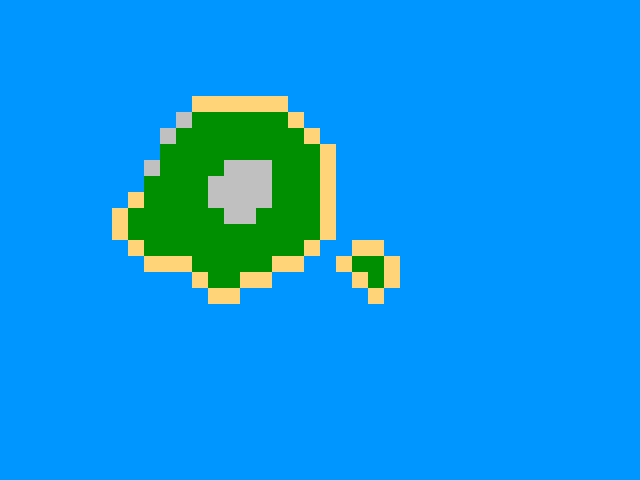

The image is a tile-based game level rendered from a .tmx file. Its description and complete source (layers, tilesets, objects, tile grids) follow:
An orthogonal 40x30 tile map with 16x16 px tiles, 1 tile layer (Tiles M-0 S-0), 1 hidden layer not drawn.

<map version="1.4" tiledversion="1.4.2" orientation="orthogonal" renderorder="right-down" width="40" height="30" tilewidth="16" tileheight="16" infinite="0" backgroundcolor="#fc02ff" nextlayerid="3" nextobjectid="1">
 <tileset firstgid="1" source="../Tilesets/Top Down [Sheet M-0 S-0].tsx" />
 <layer id="1" name="Tiles M-0 S-0" width="40" height="30" locked="1">
  <data encoding="csv">
2,2,2,2,2,2,2,2,2,2,2,2,2,2,2,2,2,2,2,2,2,2,2,2,2,2,2,2,2,2,2,2,2,2,2,2,2,2,2,2,
2,2,2,2,2,2,2,2,2,2,2,2,2,2,2,2,2,2,2,2,2,2,2,2,2,2,2,2,2,2,2,2,2,2,2,2,2,2,2,2,
2,2,2,2,2,2,2,2,2,2,2,2,2,2,2,2,2,2,2,2,2,2,2,2,2,2,2,2,2,2,2,2,2,2,2,2,2,2,2,2,
2,2,2,2,2,2,2,2,2,2,2,2,2,2,2,2,2,2,2,2,2,2,2,2,2,2,2,2,2,2,2,2,2,2,2,2,2,2,2,2,
2,2,2,2,2,2,2,2,2,2,2,2,2,2,2,2,2,2,2,2,2,2,2,2,2,2,2,2,2,2,2,2,2,2,2,2,2,2,2,2,
2,2,2,2,2,2,2,2,2,2,2,2,2,2,2,2,2,2,2,2,2,2,2,2,2,2,2,2,2,2,2,2,2,2,2,2,2,2,2,2,
2,2,2,2,2,2,2,2,2,2,2,2,3,3,3,3,3,3,2,2,2,2,2,2,2,2,2,2,2,2,2,2,2,2,2,2,2,2,2,2,
2,2,2,2,2,2,2,2,2,2,2,4,1,1,1,1,1,1,3,2,2,2,2,2,2,2,2,2,2,2,2,2,2,2,2,2,2,2,2,2,
2,2,2,2,2,2,2,2,2,2,4,1,1,1,1,1,1,1,1,3,2,2,2,2,2,2,2,2,2,2,2,2,2,2,2,2,2,2,2,2,
2,2,2,2,2,2,2,2,2,2,1,1,1,1,1,1,1,1,1,1,3,2,2,2,2,2,2,2,2,2,2,2,2,2,2,2,2,2,2,2,
2,2,2,2,2,2,2,2,2,4,1,1,1,1,4,4,4,1,1,1,3,2,2,2,2,2,2,2,2,2,2,2,2,2,2,2,2,2,2,2,
2,2,2,2,2,2,2,2,2,1,1,1,1,4,4,4,4,1,1,1,3,2,2,2,2,2,2,2,2,2,2,2,2,2,2,2,2,2,2,2,
2,2,2,2,2,2,2,2,3,1,1,1,1,4,4,4,4,1,1,1,3,2,2,2,2,2,2,2,2,2,2,2,2,2,2,2,2,2,2,2,
2,2,2,2,2,2,2,3,1,1,1,1,1,1,4,4,1,1,1,1,3,2,2,2,2,2,2,2,2,2,2,2,2,2,2,2,2,2,2,2,
2,2,2,2,2,2,2,3,1,1,1,1,1,1,1,1,1,1,1,1,3,2,2,2,2,2,2,2,2,2,2,2,2,2,2,2,2,2,2,2,
2,2,2,2,2,2,2,2,3,1,1,1,1,1,1,1,1,1,1,3,2,2,3,3,2,2,2,2,2,2,2,2,2,2,2,2,2,2,2,2,
2,2,2,2,2,2,2,2,2,3,3,3,1,1,1,1,1,3,3,2,2,3,1,1,3,2,2,2,2,2,2,2,2,2,2,2,2,2,2,2,
2,2,2,2,2,2,2,2,2,2,2,2,3,1,1,3,3,2,2,2,2,2,3,1,3,2,2,2,2,2,2,2,2,2,2,2,2,2,2,2,
2,2,2,2,2,2,2,2,2,2,2,2,2,3,3,2,2,2,2,2,2,2,2,3,2,2,2,2,2,2,2,2,2,2,2,2,2,2,2,2,
2,2,2,2,2,2,2,2,2,2,2,2,2,2,2,2,2,2,2,2,2,2,2,2,2,2,2,2,2,2,2,2,2,2,2,2,2,2,2,2,
2,2,2,2,2,2,2,2,2,2,2,2,2,2,2,2,2,2,2,2,2,2,2,2,2,2,2,2,2,2,2,2,2,2,2,2,2,2,2,2,
2,2,2,2,2,2,2,2,2,2,2,2,2,2,2,2,2,2,2,2,2,2,2,2,2,2,2,2,2,2,2,2,2,2,2,2,2,2,2,2,
2,2,2,2,2,2,2,2,2,2,2,2,2,2,2,2,2,2,2,2,2,2,2,2,2,2,2,2,2,2,2,2,2,2,2,2,2,2,2,2,
2,2,2,2,2,2,2,2,2,2,2,2,2,2,2,2,2,2,2,2,2,2,2,2,2,2,2,2,2,2,2,2,2,2,2,2,2,2,2,2,
2,2,2,2,2,2,2,2,2,2,2,2,2,2,2,2,2,2,2,2,2,2,2,2,2,2,2,2,2,2,2,2,2,2,2,2,2,2,2,2,
2,2,2,2,2,2,2,2,2,2,2,2,2,2,2,2,2,2,2,2,2,2,2,2,2,2,2,2,2,2,2,2,2,2,2,2,2,2,2,2,
2,2,2,2,2,2,2,2,2,2,2,2,2,2,2,2,2,2,2,2,2,2,2,2,2,2,2,2,2,2,2,2,2,2,2,2,2,2,2,2,
2,2,2,2,2,2,2,2,2,2,2,2,2,2,2,2,2,2,2,2,2,2,2,2,2,2,2,2,2,2,2,2,2,2,2,2,2,2,2,2,
2,2,2,2,2,2,2,2,2,2,2,2,2,2,2,2,2,2,2,2,2,2,2,2,2,2,2,2,2,2,2,2,2,2,2,2,2,2,2,2,
2,2,2,2,2,2,2,2,2,2,2,2,2,2,2,2,2,2,2,2,2,2,2,2,2,2,2,2,2,2,2,2,2,2,2,2,2,2,2,2
</data>
 </layer>
 <layer id="2" name="Tiles M-4 S-4" width="40" height="30" visible="0">
  <data encoding="csv">
0,0,0,0,0,0,0,0,0,0,0,0,0,0,0,0,0,0,0,0,0,0,0,0,0,0,0,0,0,0,0,0,0,0,0,0,0,0,0,0,
0,0,0,0,0,0,0,0,0,0,0,0,0,0,0,0,0,0,0,0,0,0,0,0,0,0,0,0,0,0,0,0,0,0,0,0,0,0,0,0,
0,0,0,0,0,0,0,0,0,0,0,0,0,0,0,0,0,0,0,0,0,0,0,0,0,0,0,0,0,0,0,0,0,0,0,0,0,0,0,0,
0,0,0,0,0,0,0,0,0,0,0,0,0,0,0,0,0,0,0,0,0,0,0,0,0,0,0,0,0,0,0,0,0,0,0,0,0,0,0,0,
0,0,0,0,0,0,0,0,0,0,0,0,0,0,0,0,0,0,0,0,0,0,0,0,0,0,0,0,0,0,0,0,0,0,0,0,0,0,0,0,
0,0,0,0,0,0,0,0,0,0,0,0,0,0,0,0,0,0,0,0,0,0,0,0,0,0,0,0,0,0,0,0,0,0,0,0,0,0,0,0,
0,0,0,0,0,0,0,0,0,0,0,0,0,0,0,0,0,0,0,0,0,0,0,0,0,0,0,0,0,0,0,0,0,0,0,0,0,0,0,0,
0,0,0,0,0,0,0,0,0,0,0,0,0,0,0,0,0,0,0,0,0,0,0,0,0,0,0,0,0,0,0,0,0,0,0,0,0,0,0,0,
0,0,0,0,0,0,0,0,0,0,0,0,0,0,0,0,0,0,0,0,0,0,0,0,0,0,0,0,0,0,0,0,0,0,0,0,0,0,0,0,
0,0,0,0,0,0,0,0,0,0,0,0,0,0,0,0,0,0,0,0,0,0,0,0,0,0,0,0,0,0,0,0,0,0,0,0,0,0,0,0,
0,0,0,0,0,0,0,0,0,0,0,0,0,0,0,0,0,0,0,0,0,0,0,0,0,0,0,0,0,0,0,0,0,0,0,0,0,0,0,0,
0,0,0,0,0,0,0,0,0,0,0,0,0,0,0,0,0,0,0,0,0,0,0,0,0,0,0,0,0,0,0,0,0,0,0,0,0,0,0,0,
0,0,0,0,0,0,0,0,0,0,0,0,0,0,0,0,0,0,0,0,0,0,0,0,0,0,0,0,0,0,0,0,0,0,0,0,0,0,0,0,
0,0,0,0,0,0,0,0,0,0,0,0,0,0,0,0,0,0,0,0,0,0,0,0,0,0,0,0,0,0,0,0,0,0,0,0,0,0,0,0,
0,0,0,0,0,0,0,0,0,0,0,0,0,0,0,0,0,0,0,0,0,0,0,0,0,0,0,0,0,0,0,0,0,0,0,0,0,0,0,0,
0,0,0,0,0,0,0,0,0,0,0,0,0,0,0,0,0,0,0,0,0,0,0,0,0,0,0,0,0,0,0,0,0,0,0,0,0,0,0,0,
0,0,0,0,0,0,0,0,0,0,0,0,0,0,0,0,0,0,0,0,0,0,0,0,0,0,0,0,0,0,0,0,0,0,0,0,0,0,0,0,
0,0,0,0,0,0,0,0,0,0,0,0,0,0,0,0,0,0,0,0,0,0,0,0,0,0,0,0,0,0,0,0,0,0,0,0,0,0,0,0,
0,0,0,0,0,0,0,0,0,0,0,0,0,0,0,0,0,0,0,0,0,0,0,0,0,0,0,0,0,0,0,0,0,0,0,0,0,0,0,0,
0,0,0,0,0,0,0,0,0,0,0,0,0,0,0,0,0,0,0,0,0,0,0,0,0,0,0,0,0,0,0,0,0,0,0,0,0,0,0,0,
0,0,0,0,0,0,0,0,0,0,0,0,0,0,0,0,0,0,0,0,0,0,0,0,0,0,0,0,0,0,0,0,0,0,0,0,0,0,0,0,
0,0,0,0,0,0,0,0,0,0,0,0,0,0,0,0,0,0,0,0,0,0,0,0,0,0,0,0,0,0,0,0,0,0,0,0,0,0,0,0,
0,0,0,0,0,0,0,0,0,0,0,0,0,0,0,0,0,0,0,0,0,0,0,0,0,0,0,0,0,0,0,0,0,0,0,0,0,0,0,0,
0,0,0,0,0,0,0,0,0,0,0,0,0,0,0,0,0,0,0,0,0,0,0,0,0,0,0,0,0,0,0,0,0,0,0,0,0,0,0,0,
0,0,0,0,0,0,0,0,0,0,0,0,0,0,0,0,0,0,0,0,0,0,0,0,0,0,0,0,0,0,0,0,0,0,0,0,0,0,0,0,
0,0,0,0,0,0,0,0,0,0,0,0,0,0,0,0,0,0,0,0,0,0,0,0,0,0,0,0,0,0,0,0,0,0,0,0,0,0,0,0,
0,0,0,0,0,0,0,0,0,0,0,0,0,0,0,0,0,0,0,0,0,0,0,0,0,0,0,0,0,0,0,0,0,0,0,0,0,0,0,0,
0,0,0,0,0,0,0,0,0,0,0,0,0,0,0,0,0,0,0,0,0,0,0,0,0,0,0,0,0,0,0,0,0,0,0,0,0,0,0,0,
0,0,0,0,0,0,0,0,0,0,0,0,0,0,0,0,0,0,0,0,0,0,0,0,0,0,0,0,0,0,0,0,0,0,0,0,0,0,0,0,
0,0,0,0,0,0,0,0,0,0,0,0,0,0,0,0,0,0,0,0,0,0,0,0,0,0,0,0,0,0,0,0,0,0,0,0,0,0,0,0
</data>
 </layer>
</map>
